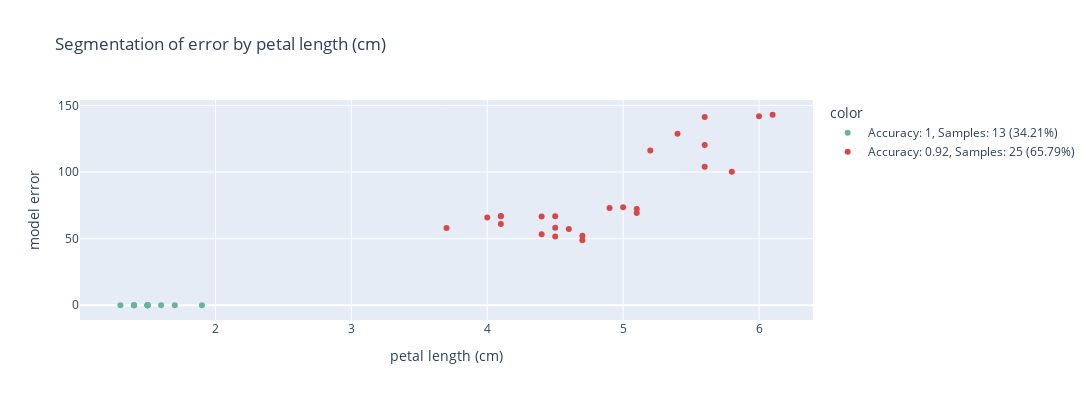
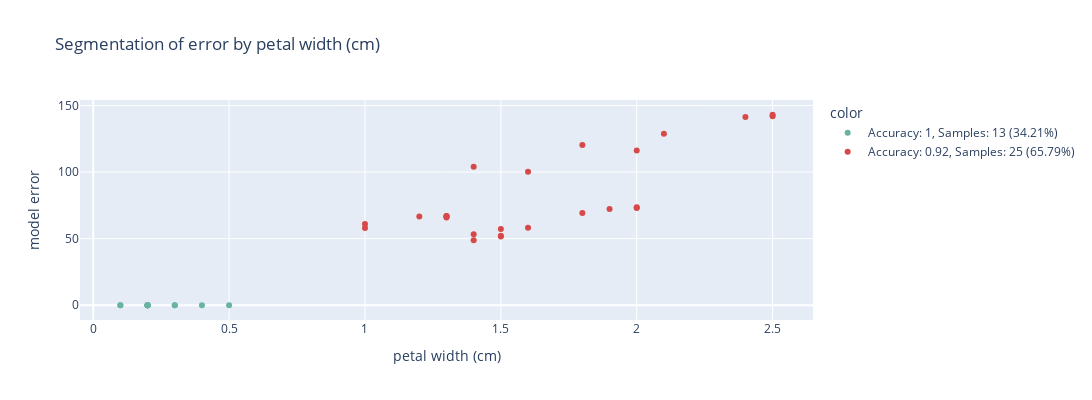

Notebook source saved alongside these figures, in order:
### Markdown cell above
## Display a serialized output

The serialized JSON can be used to reproduce the run in other Python scores, by using the `display_from_json` function

### Code cell
from deepchecks import CheckResult

CheckResult.display_from_json(serialized_output)

### Figure 1 — Plotly figure (JSON) as saved in the notebook; plotly's stock layout.template omitted (floating-point values rounded to 4 significant figures)
{"data": [{"hovertemplate": "color=Accuracy: 1, Samples: 13 (34.21%)<br>petal length (cm)=%{x}<br>model error=%{y}<extra></extra>", "legendgroup": "Accuracy: 1, Samples: 13 (34.21%)", "marker": {"color": "#69b3a2", "symbol": "circle"}, "mode": "markers", "name": "Accuracy: 1, Samples: 13 (34.21%)", "orientation": "v", "showlegend": true, "type": "scatter", "x": [1.5, 1.6, 1.7, 1.5, 1.5, 1.5, 1.5, 1.9, 1.4, 1.4, 1.5, 1.3, 1.4], "xaxis": "x", "y": [0, 0, 0, 0, 0, 0, 0, 0, 0, 0, 0, 0, 0], "yaxis": "y"}, {"hovertemplate": "color=Accuracy: 0.92, Samples: 25 (65.79%)<br>petal length (cm)=%{x}<br>model error=%{y}<extra></extra>", "legendgroup": "Accuracy: 0.92, Samples: 25 (65.79%)", "marker": {"color": "#d74949", "symbol": "circle"}, "mode": "markers", "name": "Accuracy: 0.92, Samples: 25 (65.79%)", "orientation": "v", "showlegend": true, "type": "scatter", "x": [4, 4.1, 4.6, 4.7, 4.1, 5.8, 5.6, 5.4, 4.5, 4.7, 5, 4.4, 4.5, 5.6, 5.1, 3.7, 5.6, 5.1, 4.1, 6, 5.2, 6.1, 4.9, 4.4, 4.5], "xaxis": "x", "y": [65.84, 61.07, 57.22, 48.73, 66.96, 100.2, 103.9, 128.8, 66.78, 52.14, 73.6, 53.29, 58.2, 141.4, 72.34, 58.01, 120.4, 69.23, 66.81, 142.0, 116.1, 143.0, 73.0, 66.54, 51.54], "yaxis": "y"}], "layout": {"height": 400, "legend": {"title": {"text": "color"}, "tracegroupgap": 0}, "title": {"text": "Segmentation of error by petal length (cm)"}, "width": 1200, "xaxis": {"anchor": "y", "autorange": true, "domain": [0, 1], "range": [1.006, 6.394], "title": {"text": "petal length (cm)"}, "type": "linear"}, "yaxis": {"anchor": "x", "autorange": true, "domain": [0, 1], "range": [-11.07, 154.1], "title": {"text": "model error"}, "type": "linear"}}}

### Figure 2 — Plotly figure (JSON) as saved in the notebook; plotly's stock layout.template omitted (floating-point values rounded to 4 significant figures)
{"data": [{"hovertemplate": "color=Accuracy: 1, Samples: 13 (34.21%)<br>petal width (cm)=%{x}<br>model error=%{y}<extra></extra>", "legendgroup": "Accuracy: 1, Samples: 13 (34.21%)", "marker": {"color": "#69b3a2", "symbol": "circle"}, "mode": "markers", "name": "Accuracy: 1, Samples: 13 (34.21%)", "orientation": "v", "showlegend": true, "type": "scatter", "x": [0.3, 0.2, 0.5, 0.2, 0.2, 0.2, 0.4, 0.2, 0.1, 0.2, 0.1, 0.2, 0.3], "xaxis": "x", "y": [0, 0, 0, 0, 0, 0, 0, 0, 0, 0, 0, 0, 0], "yaxis": "y"}, {"hovertemplate": "color=Accuracy: 0.92, Samples: 25 (65.79%)<br>petal width (cm)=%{x}<br>model error=%{y}<extra></extra>", "legendgroup": "Accuracy: 0.92, Samples: 25 (65.79%)", "marker": {"color": "#d74949", "symbol": "circle"}, "mode": "markers", "name": "Accuracy: 0.92, Samples: 25 (65.79%)", "orientation": "v", "showlegend": true, "type": "scatter", "x": [1.3, 1, 1.5, 1.4, 1.3, 1.6, 1.4, 2.1, 1.3, 1.5, 2, 1.4, 1.6, 2.4, 1.9, 1, 1.8, 1.8, 1.3, 2.5, 2, 2.5, 2, 1.2, 1.5], "xaxis": "x", "y": [65.84, 61.07, 57.22, 48.73, 66.96, 100.2, 103.9, 128.8, 66.78, 52.14, 73.6, 53.29, 58.2, 141.4, 72.34, 58.01, 120.4, 69.23, 66.81, 142.0, 116.1, 143.0, 73.0, 66.54, 51.54], "yaxis": "y"}], "layout": {"height": 400, "legend": {"title": {"text": "color"}, "tracegroupgap": 0}, "title": {"text": "Segmentation of error by petal width (cm)"}, "width": 1200, "xaxis": {"anchor": "y", "autorange": true, "domain": [0, 1], "range": [-0.04723, 2.647], "title": {"text": "petal width (cm)"}, "type": "linear"}, "yaxis": {"anchor": "x", "autorange": true, "domain": [0, 1], "range": [-11.07, 154.1], "title": {"text": "model error"}, "type": "linear"}}}
